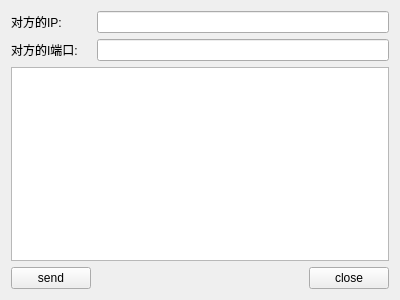
<?xml version="1.0" encoding="UTF-8"?>
<ui version="4.0">
 <class>Widget</class>
 <widget class="QWidget" name="Widget">
  <property name="geometry">
   <rect>
    <x>0</x>
    <y>0</y>
    <width>400</width>
    <height>300</height>
   </rect>
  </property>
  <property name="windowTitle">
   <string>Widget</string>
  </property>
  <layout class="QGridLayout" name="gridLayout">
   <item row="0" column="0">
    <widget class="QLabel" name="label">
     <property name="text">
      <string>对方的IP:</string>
     </property>
    </widget>
   </item>
   <item row="1" column="0">
    <widget class="QLabel" name="label_2">
     <property name="text">
      <string>对方的I端口:</string>
     </property>
    </widget>
   </item>
   <item row="2" column="0" colspan="3">
    <widget class="QTextEdit" name="textEdit"/>
   </item>
   <item row="3" column="0">
    <widget class="QPushButton" name="pushButtonSend">
     <property name="text">
      <string>send</string>
     </property>
    </widget>
   </item>
   <item row="3" column="1">
    <spacer name="horizontalSpacer">
     <property name="orientation">
      <enum>Qt::Horizontal</enum>
     </property>
     <property name="sizeHint" stdset="0">
      <size>
       <width>40</width>
       <height>20</height>
      </size>
     </property>
    </spacer>
   </item>
   <item row="3" column="2">
    <widget class="QPushButton" name="pushButtonClose">
     <property name="text">
      <string>close</string>
     </property>
    </widget>
   </item>
   <item row="0" column="1" colspan="2">
    <widget class="QLineEdit" name="lineEditIP"/>
   </item>
   <item row="1" column="1" colspan="2">
    <widget class="QLineEdit" name="lineEditPort"/>
   </item>
  </layout>
 </widget>
 <layoutdefault spacing="6" margin="11"/>
 <resources/>
 <connections/>
</ui>
